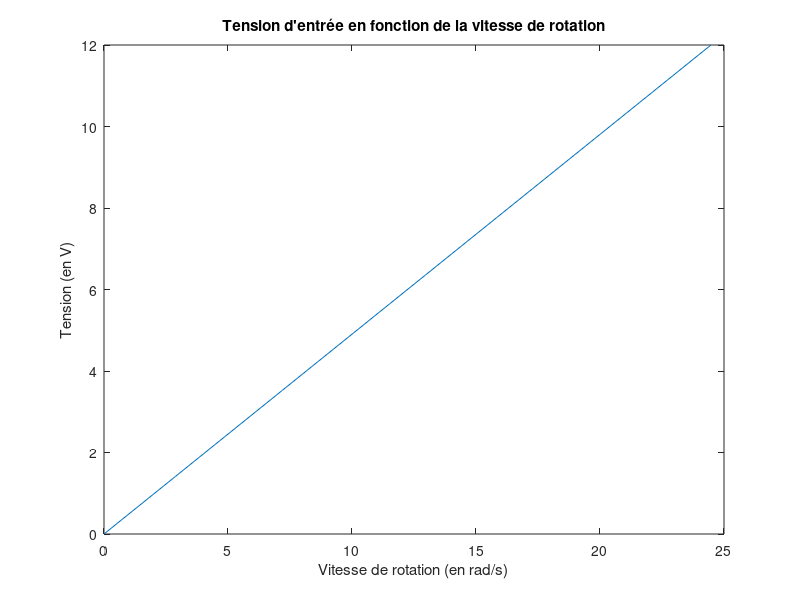
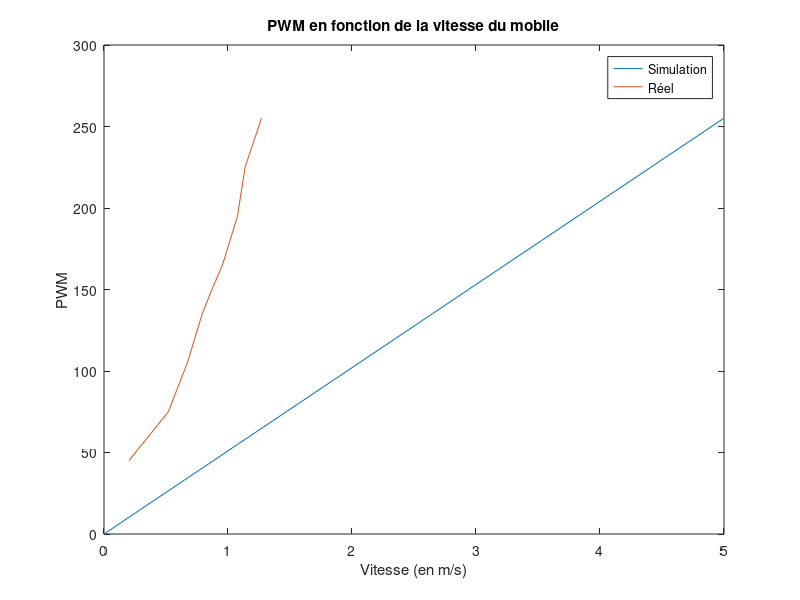

MATLAB code for these plots, in order:
close
clear
clc

r = 0.065/2;

PWM = 0:15:255;

U = 12; % Tension en V
I = 0.16; % Intensité en A
P_max = I*U; % Puissance en W
C = 0.0784532; % Couple en Nm
R = 1/48; % Gear ratio

w_max = P_max/C;    % vitesse de rotation à vide rad/s

disp(['Vitesse à vide : ' num2str(w_max) ' rad/s'])

w_max = w_max/2*pi; % vitesse de rotation à vide tr/s
w_max = w_max*R;    % vitesse de rotation après réducteur tr/s

disp(['Vitesse à vide : ' num2str(w_max*2*pi) ' tr/s'])

disp(['Puissance max : ' num2str(P_max) ' W'])


P = PWM*P_max/255;  % puisssance selon la valeur du PWM

w = P/C;    % vitesse de rotation

figure
plot(w,P/I)
title("Tension d'entrée en fonction de la vitesse de rotation")
xlabel('Vitesse de rotation (en rad/s)')
ylabel('Tension (en V)')

v = 2*pi*w*r;   % vitesse en m/s

pwm = [45 75 105 135 150 165 195 225 255];
temps = 2.00;   % en secondes
distance = [0.401 1.038 1.344 1.584 1.740 1.910 2.153 2.275 2.54]; % en mètre
vitesse = distance/temps;

figure
plot(v,PWM)
hold on
plot(vitesse,pwm);
title('PWM en fonction de la vitesse du mobile')
xlabel('Vitesse (en m/s)')
ylabel('PWM')
legend('Simulation','Réel')